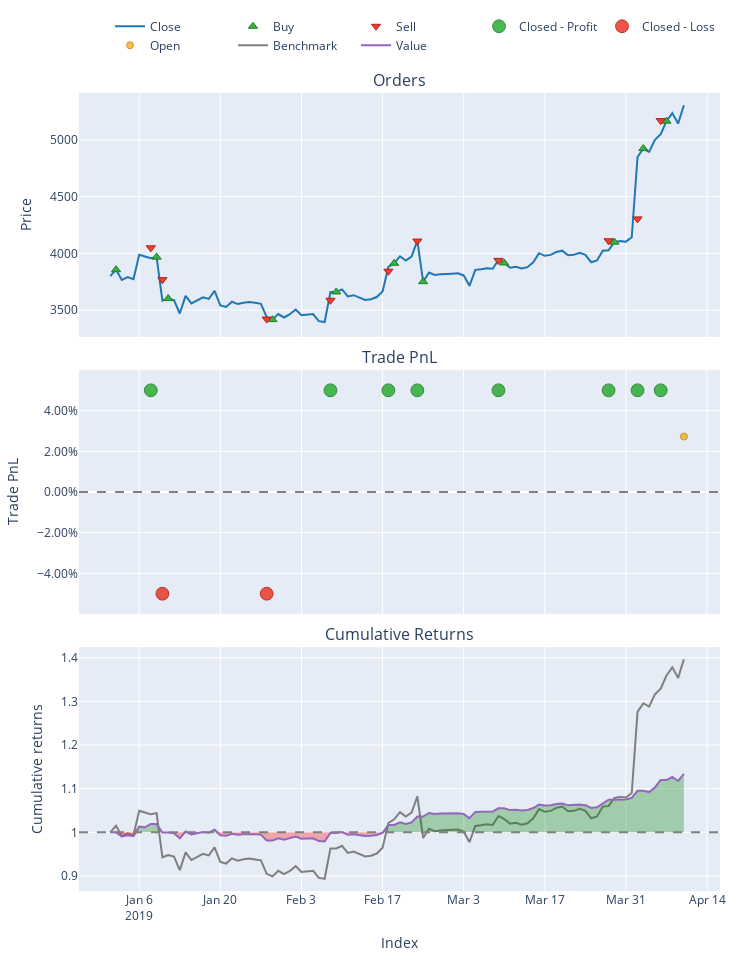

Here is the notebook cell this chart was saved with:
### Markdown cell above
# first succesful try

### Code cell
import numpy as np
import pandas as pd
import vectorbt as vbt
from numba import njit
from vectorbt.portfolio.enums import Direction, SizeType

# Create sample price data
btc_price2 = btc_price.head(100).copy()
close_price = btc_price2['Close']


# Define order size (could be a strategy-specific calculation)
# Assume btc_price['Close'], btc_price['High'], btc_price['Low'], and btc_price['Open'] are Series
close = btc_price['Close'].to_numpy()
high = btc_price['High'].to_numpy()
low = btc_price['Low'].to_numpy()
open_ = btc_price['Open'].to_numpy()
btc_price2 = btc_price.to_numpy()

# Numba-compiled order function
@njit
def order_func_nb(c,high,low,open_):

    close_price = c.close[c.i, c.col]
    print("INDEX",c.i)
    print("COL",c.col)
    print("high",high[c.i])
    print('open',open_[c.i])
    print("clsoe",close_price)
    print('low',low[c.i])
    
    #print("lAST_OIDX",c.last_oidx)
    #print("position_record",c.pos_record_now)
    print('position size :',c.position_now)
    if c.position_now > 0:
        print("POSITION IS LONG")
        sl_price = c.pos_record_now[4]* 0.95
        tp_price = c.pos_record_now[4] * 1.05
    print("TP_PRICE",tp_price)
    print("SL_PRICE",sl_price)    
    print()

    
    if (c.position_now == 0) & (c.i != 0) :
        return vbt.portfolio.nb.order_nb(
            size=1.0,  # Fixed size of 1 share/contract
            price=close_price,  # Current closing price
            size_type=SizeType.Amount,  # Specify size type
            direction=Direction.Both  # Long-only trading
        )
    elif (c.position_now > 0) & (sl_price > low[c.i]):
            value = vbt.portfolio.nb.order_nb(
            size=-1,  # Close position
            price=sl_price,
            size_type=SizeType.Amount,
            direction=Direction.LongOnly)  # Long-only trading
            sl_price = 0
            print('stoploss hit')
            print("return value ",value)
            print()

            return value
    elif (c.position_now > 0) & (tp_price < high[c.i]):
            value = vbt.portfolio.nb.order_nb(
            size=-1,  # Close position
            price=tp_price,
            size_type=SizeType.Amount,
            direction=Direction.LongOnly)

            print('tp hit')
            print("return value ",value)
            print()
            return value


    
    return vbt.portfolio.enums.NoOrder

        

# Create portfolio
pf = vbt.Portfolio.from_order_func(
    close_price,           # Price DataFrame
    order_func_nb,
    high,
    low,
    open_,    # Order function
    init_cash=10000  # Initial cash balance
)

# Display some portfolio performance metrics
print("Total Return:", pf.total_return())
print("\nOrder Records:")

pf.orders.records_readable
# Optional: Plot equity curve
pf.plot().show()
